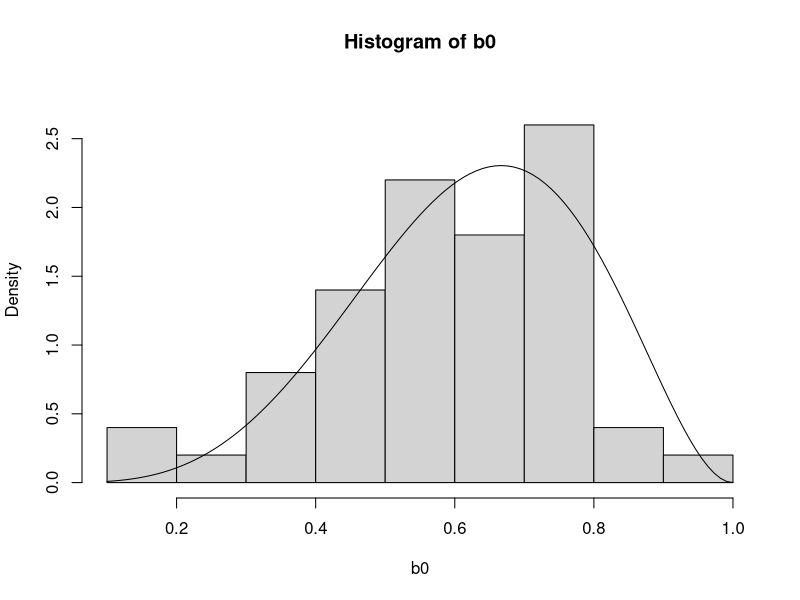
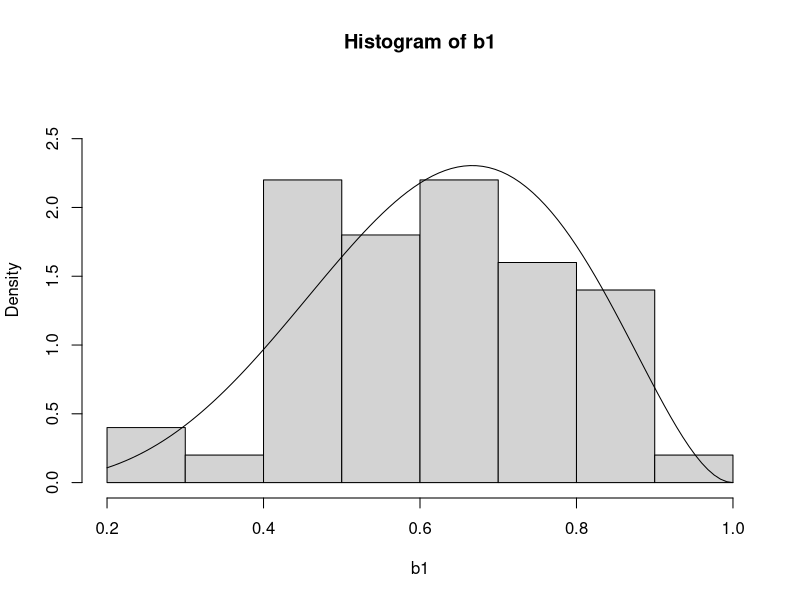
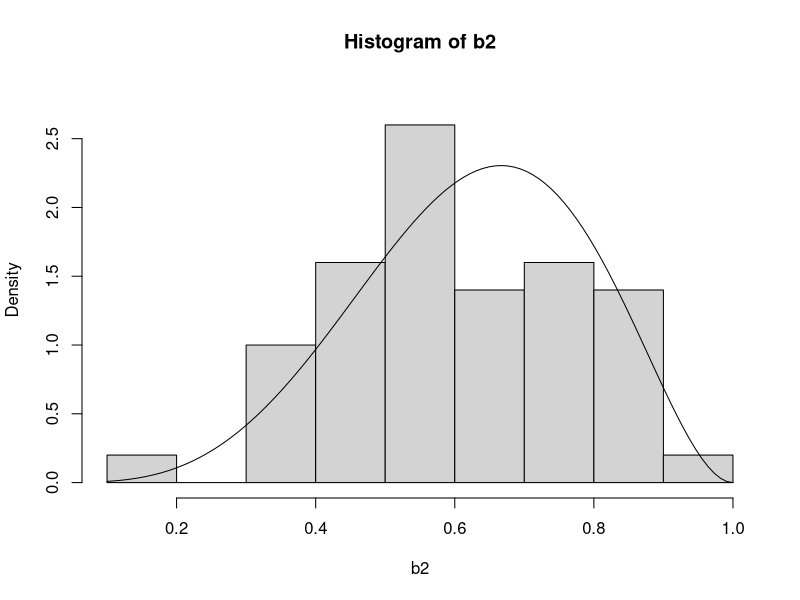
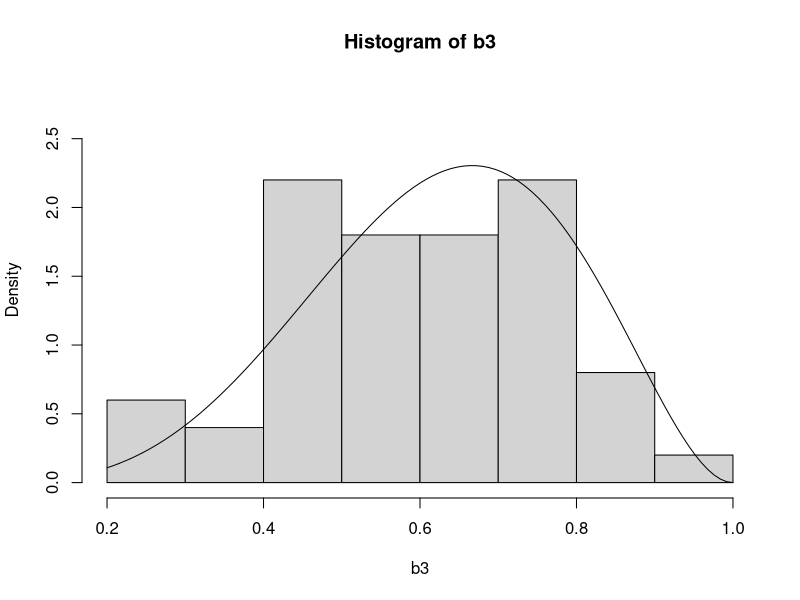

R code for these plots, in order:
## ---- chunk 1
set.seed(42)
## ---- chunk 2
# Uniform (0,1)
runif(n = 10, min = 0, max = 1)

# Bin(30, 0.6)
rbinom(n = 10, size = 30, prob = 0.6)

# Poisson(7)
rpois(n = 5, lambda = 7)

# Beta(5,3)
rbeta(n = 10, shape1 = 5, shape2 = 3)

## ---- chunk 3
ReverseCDF <- function(N) {
    return(qbeta(runif(N),5,3))
}

b0 <- ReverseCDF(50)
hist(b0, freq = F, ylim = c(0, 2.8))
curve(dbeta(x, 5, 3), add = T)
## ---- chunk 4
b1 <- rbeta(50, 5,3)
hist(b1, freq = F, ylim = c(0, 2.8))
curve(dbeta(x, 5, 3), add = T)

b2 <- c()
M <- dbeta(2/3, 5,3)
while (length(b2) < 50){
    u1 <- runif(1)
    y <- runif(1)
    if(u1 < dbeta(y,5,3)/M){
        b2 <- c(b2,y)
    }
}
hist(b2, freq = F, ylim = c(0, 2.8))
curve(dbeta(x, 5, 3), add = T)
## ---- chunk 5
N <- 50
M <- dbeta(2/3, 5,3)
N1 <- as.integer(N * M * 1.2)

u <- runif(N1)
y <- runif(N1)
b3 <- y[u < dbeta(y,5,3)/M]
print(paste(c("target is", N, ", and we generated", N1, "finally get", length(b3)), collapse = " "))
b3 <- b3[1:N]
hist(b3, freq = F, ylim = c(0, 2.8))
curve(dbeta(x, 5, 3), add = T)


## ---- chunk 6
library(microbenchmark)

rejection_scalar <- function(N) {
    b2 <- numeric(N)
    M <- dbeta(2/3, 5, 3)
    count <- 0
    while (count < N) {
        u1 <- runif(1)
        y <- runif(1)
        if (u1 < dbeta(y, 5, 3) / M) {
            count <- count + 1
            b2[count] <- y
        }
    }
    return(b2)
}

rejection_vectorized <- function(N) {
    M <- dbeta(2/3, 5,3)
    N1 <- as.integer(N * M * 1.2)

    u <- runif(N1)
    y <- runif(N1)
    b3 <- y[u < dbeta(y,5,3)/M]
    return(b3[1:N])
}

results <- microbenchmark(
    Reverse = ReverseCDF(5000),
    Scalar_Loop = rejection_scalar(5000),
    Vectorized  = rejection_vectorized(5000),
    Built_in = rbeta(5000, 5, 3),
    times = 100
)

results
